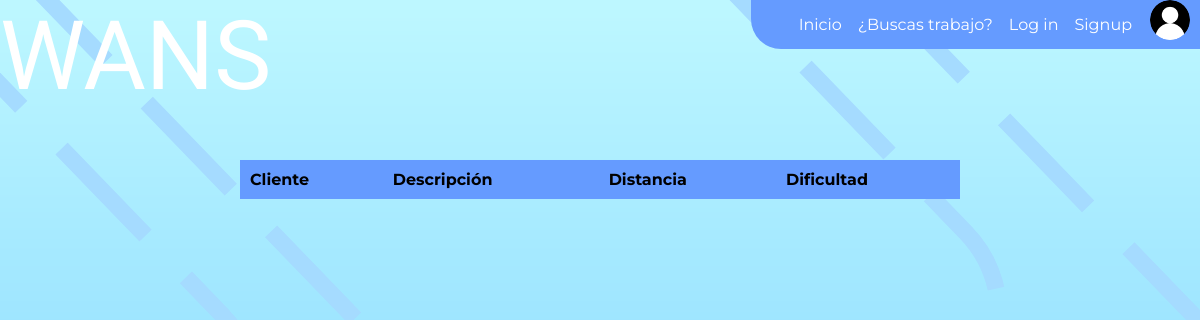
The app's page /trabajos/, older data.
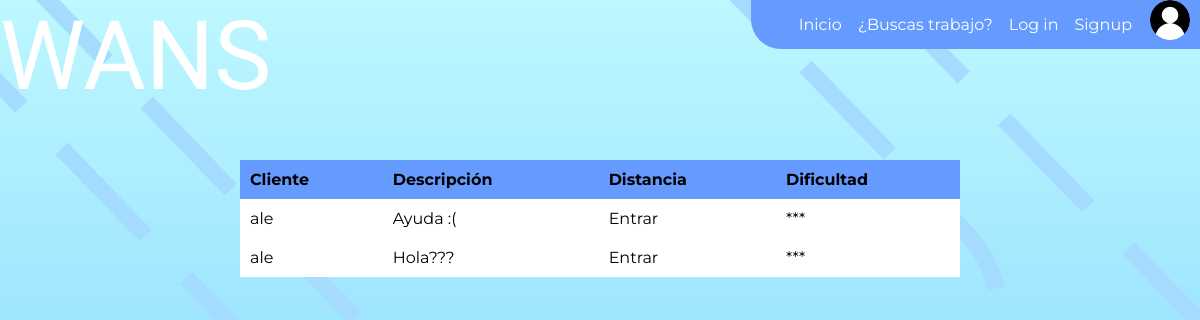
The same page, newer data.
### wans/models.py (models this page shows, shortened)
class Pedido(models.Model):
    usuario = models.ForeignKey("auth.User", on_delete=models.CASCADE, null=True)
    presentacion = models.CharField(max_length=100)
    ubicacion = models.CharField(max_length=100)
    latitud = models.FloatField(default=0.0)
    longitud = models.FloatField(default=0.0)
    dificultad = models.CharField(max_length=6)

### wans/views.py (the view)
# urls.py: path('trabajos/', views.trabajos, name='trabajos'),
def trabajos(request):
    pedidos = Pedido.objects.all()
    return render(request, 'wans/lista.html', {'pedidos': pedidos})

### wans/templates/wans/lista.html (shortened to what this page needs)
{% extends 'wans/nav_base.html' %}
{% load static %}
{% block content %}
    <table>
        <thead>
            <tr class="header">
                <td>Cliente</td>
                <td>Descripción</td>
                <td>Distancia</td>
                <td>Dificultad</td>
            </tr>
        </thead>
        {% for p in pedidos %}
            <tr data-href="{% url 'pedido_detalle' pk=p.id %}">
                <td>{{ p.usuario }}</td>
                <td>{{ p.presentacion }}</td>
                <td class="distancia">Entrar</td>
                <td>{{ p.dificultad }}</td>
            </tr>
        {% endfor %}
    </table>
{% endblock %}

### wans/templates/wans/nav_base.html (shortened to what this page needs)
{% load static %}
<!DOCTYPE html>
<html>
<head>
    <link rel="stylesheet" href="https://cdnjs.cloudflare.com/ajax/libs/font-awesome/4.7.0/css/font-awesome.min.css">
	<link rel="stylesheet" type="text/css" href="{% static 'css/inicio.css' %}">
    <link rel="stylesheet" type="text/css" href="{% static 'css/trabajos.css' %}">
</head>
<body>
	<nav>
		<ul>
            {% if user.is_authenticated %}
                <li class="user"><b>{{ user.username }}</b></li>
                <li><a href="{% url 'inicio' %}">Inicio</a></li>
                {% if user.is_superuser %}
			        <li><a href="/admin">Admin</a></li>
                    <li><a href="{% url 'revisar' %}">Revisar</a></li>
			    {% endif %}
                {% if user.groups.all|length == 1 %}
                    <li><a href="{% url 'new_tecnico' %}">¿Buscas trabajo?</a></li>
                {% else %}
                    {% for grupo in user.groups.all %}
                        {% if forloop.counter == 2 and grupo.name == 'A revisar' %}
                            <li><a href="{% url 'new_tecnico' %}">¿Buscas trabajo?</a></li>
                        {% elif forloop.counter == 2 and grupo.name == 'Tecnicos' %}
                            <li><a href="{% url 'trabajos' %}">Lista</a></li>
                        {% endif %}
                    {% endfor %}
                {% endif %}
                <li><a href="{% url 'logout' %}">Log out</a></li>
            {% else %}
                <li><a href="{% url 'inicio' %}">Inicio</a></li>
                <li><a href="{% url 'login' %}">¿Buscas trabajo?</a></li>
                <li><a href="{% url 'login' %}">Log in</a></li>
                <li><a href="{% url 'signup' %}">Signup</a></li>
            {% endif %}
			<li class="profile">
				<a class="profile-link" href="{% if user.is_authenticated %}{% url 'perfil' %}{% else %}{% url 'login' %}{% endif %}">
					<img src="{% static 'images/foto.png' %}">
				</a>
			</li>
		</ul>
	</nav>
	<span class="logo">WANS</span>
    {% block content %}
    {% endblock %}
</body>
</html>

### wans/static/css/inicio.css (style rules this page uses)
body { margin: 0; background: url('/static/images/login.png'); }
.logo { font-size: 6em; font-family: Raleway; color: #FFF; }
table { margin: 4% auto; background: white; padding: 3px; width: 60%; border-collapse: collapse; font-family: Montserrat; }
thead { background: #659bff; font-weight: 700; }
td { padding: 10px; }
tr { transition:background-color .2s; }
nav { float: right; background: #659bff; border-radius: 0 0 0 30px; }
nav ul { list-style-type: none; margin: 0; }
nav li { float:left; text-align: center; transition: background .5s; }
nav a:not(.profile-link), nav b { display:block; padding: 15px 8px; color: #fff; text-decoration: none; font-family: Montserrat; }
nav img { max-height: 40px; border-radius: 50%; }
.profile a { padding: 10px; }

Row changes from the older to the newer data that the page shows:
added Pedido: usuario "ale", presentacion "Ayuda :(", dificultad "***"
added Pedido: usuario "ale", presentacion "Hola???", dificultad "***"
